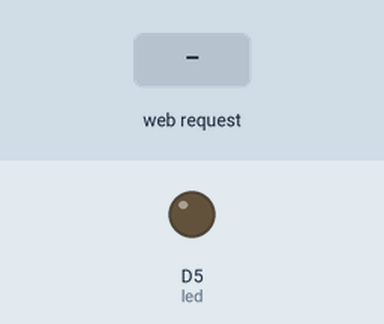
A sketch run on a simulated ESP8266 (NodeMCU). Shown: output pins drawn as LEDs (lit = HIGH). The test bench sets the inputs (shaded band). WiFi joins after 1.5 s; servers stay silent unless stated; what the sketch prints to the serial monitor is not drawn.

Above: at 2.8 s.
2.9 s: HTTP request GET /yes received
At 3.8 s:
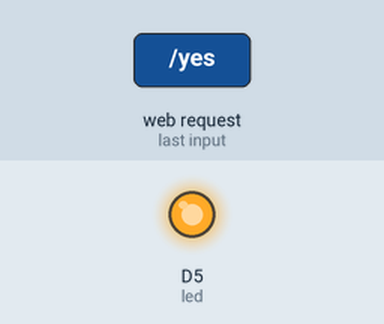
4.4 s: HTTP request GET /no received
At 5.0 s:
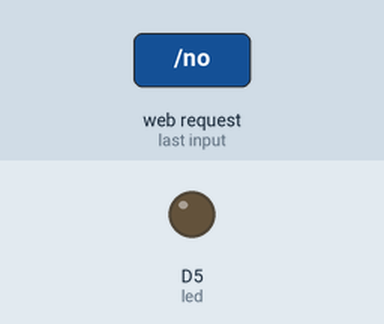
Timing chart, 0 to 7.4 s (numbered marks = the images above; inputs shaded):
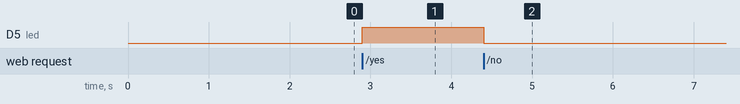

The sketch:

webserver.ino
```cpp
#include <ESP8266WiFi.h>

WiFiClient client;
WiFiServer server(80);

#define led D5

void setup()
{
  // put your setup code here, to run once:
  Serial.begin(9600);
  WiFi.begin("Abdul Ahad", "abdulahad");
  while (WiFi.status() != WL_CONNECTED)
  {
    delay(200);
    Serial.print("..");
  }
  Serial.println();
  Serial.println("NodeMCU is connected!");
  Serial.println(WiFi.localIP());
  server.begin();
  pinMode(led, OUTPUT);
}

void loop()
{
  // put your main code here, to run repeatedly:
  client = server.available();  //Gets a client that is connected to the server and has data available for reading.
  if (client == 1)
  {
    String request =  client.readStringUntil('\n');
    Serial.println(request);
    request.trim();
    if (request == "GET /yes HTTP/1.1")
    {
      digitalWrite(led, HIGH);
      Serial.println("led is on");
    }
    else if (request == "GET /no HTTP/1.1")
    {
      digitalWrite(led, LOW);
      Serial.println("led is off");
    }


  }


}
```

Measured:
- after the input at 2.9 s, D5 (led): LOW → HIGH at once
- after the input at 4.4 s, D5 (led): HIGH → LOW at once
